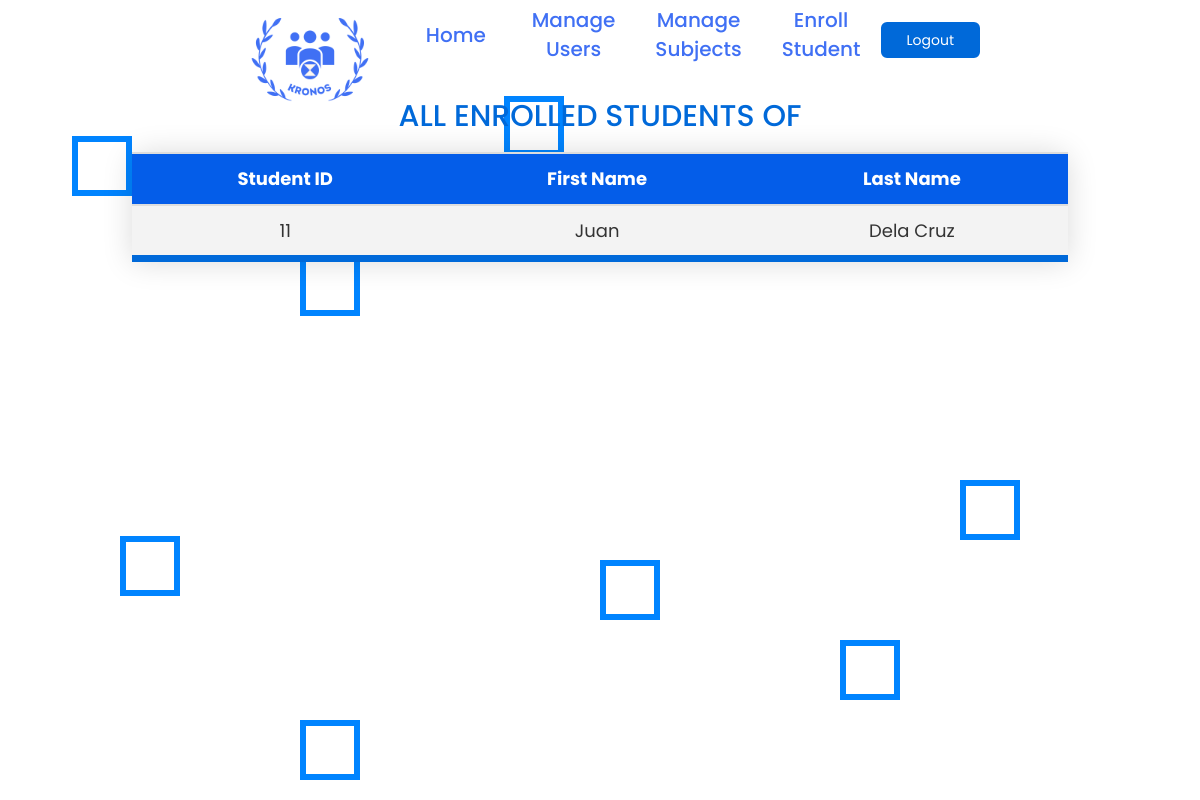
The app's page /admin/viewenrolled.php (signed in) with its own data.
### tables this page shows
CREATE TABLE `students` (
  `id` int(20) NOT NULL,
  `username` varchar(20) NOT NULL,
  `fname` varchar(20) NOT NULL,
  `lname` varchar(20) NOT NULL,
  `pass` varchar(20) NOT NULL,
  `email` varchar(20) NOT NULL,
  `phone` varchar(11) NOT NULL,
  `subjectid` int(20) NOT NULL
);

### admin/viewenrolled.php (the view, shortened to what this page needs)
<?php include("adminnav.php"); ?>
  <?php
    include('../connect.php');
    $getid = $_GET['edit'];
    $sel = "SELECT subject_name FROM subjects WHERE id = '$getid'";
    $query = mysqli_query($con,$sel);
    $resul = mysqli_fetch_assoc($query);
  ?>
<!DOCTYPE html>
<html lang="en">
<head>
<link href='https://maxcdn.bootstrapcdn.com/bootstrap/3.3.7/css/bootstrap.min.css' rel='stylesheet' type='text/css'>
<link rel="stylesheet" href="views.css">
</head>
<body>
<div class="wrapper">
        <div class="box">
            <div></div>
            <div></div>
            <div></div>
            <div></div>
            <div></div>
            <div></div>
            <div></div>
            <div></div>
            <div></div>
            <div></div>
        </div>
</div>
<center>
<h2>All Enrolled Students Of <?php echo $resul['subject_name']; ?></h2>
<br>
  <table align="center" class="content-table">
  <tr>
    <tr style="background-color: #045de9; color: white">
    <td><b><center>Student ID</td>
    <td><b><center>First Name</td>
    <td><b><center>Last Name</td>
  </tr>
     <?php
       $query = "SELECT * FROM students WHERE subjectid = '$getid' ORDER BY id asc";
       $result = mysqli_query($con, $query);
       while ($row = mysqli_fetch_assoc($result)) {
?>
     <tr>
       <td><?php echo $row['id']; ?></td>
       <td><?php echo $row['fname']; ?></td>
       <td><?php echo $row['lname']; ?></td>
     </tr>
      <?php
      } ?>
      </table>
</center>
</body>
</html>

### admin/views.css (style rules this page uses)
* { margin: 0; padding: 0; box-sizing: border-box; font-family: 'Poppins',sans-serif; }
body { background-color: white; overflow:scroll; }
.wrapper { width: 500px; margin: 0 auto; }
.content-table { border-collapse: collapse; font-size: 18px; width: 78%; border-radius: 15px 15px 0 0; box-shadow: 0 0 30px rgba(0, 0, 0, 0.15); margin: auto; position: relative; top: 100px; }
.content-table td { color: #white; text-align: center; }
.content-table th, .content-table td { padding: 12px 15px; }
.content-table tbody tr { border-bottom: 2px solid #dddddd; }
.content-table tbody tr:nth-of-type(even) { background-color: #f3f3f3; }
.content-table tbody tr:nth-of-type(odd) { background-color: #f3f3f3; }
.content-table tbody tr:last-of-type { border-bottom: 7px solid #0069d9; padding: 15px; }
h2 { color: #0069d9; text-transform: uppercase; margin: auto; position: relative; top: 100px; }
body { margin: 0; padding: 0; }
.wrapper { position: absolute; width: 100%; height: 100%; overflow: hidden; background-color: #ffff; }
.box div { position: absolute; width: 60px; height: 60px; background-color: transparent; border: 6px solid rgb(0, 132, 255); }
.box div:nth-child(1) { top: 12%; left: 42%; animation: animate 10s linear infinite; }
.box div:nth-child(2) { top: 70%; left: 50%; animation: animate 10s linear infinite; }
.box div:nth-child(3) { top: 17%; left: 6%; animation: animate 9s linear infinite; }
.box div:nth-child(4) { top: 20%; left: 60%; animation: animate 10s linear infinite; }
.box div:nth-child(5) { top: 67%; left: 10%; animation: animate 6s linear infinite; }
.box div:nth-child(6) { top: 80%; left: 70%; animation: animate 12s linear infinite; }
.box div:nth-child(7) { top: 60%; left: 80%; animation: animate 15s linear infinite; }
.box div:nth-child(8) { top: 32%; left: 25%; animation: animate 16s linear infinite; }
.box div:nth-child(9) { top: 90%; left: 25%; animation: animate 9s linear infinite; }
.box div:nth-child(10) { top: 20%; left: 80%; animation: animate 5s linear infinite; }

### admin/adminnav.php (style rules this page uses)
* { margin: 0; padding: 0; box-sizing: border-box; font-family: "Poppins", sans-serif; }

### records on screen
students: id "11", fname "Juan", lname "Dela Cruz"
